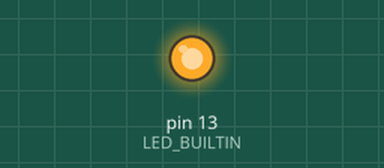
The program below on a simulated Arduino Nano, built with avr-gcc and run on an emulated ATmega328P. On the bench: output pins drawn as LEDs (lit = HIGH).

Above: at 0.15 s.
At 5.4 s:
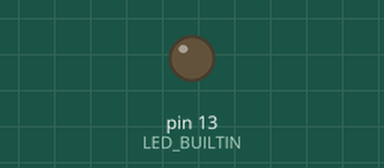
Timing chart, 0 to 6.9 s (numbered marks = the images above):
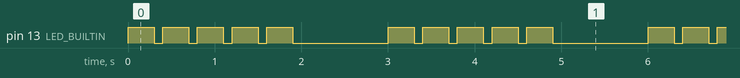

Measured:
- by itself, pin 13 (LED_BUILTIN): repeats every 3.0 s: 4 × (LOW 0.10 s, HIGH 0.30 s), LOW 1.1 s, HIGH 0.30 s
- by itself, everything shown: repeats every 3.0 s, in 10 steps

The program:

main.cpp
```cpp
#include <Arduino.h>

void setup()
{
  pinMode(LED_BUILTIN, OUTPUT);
}

void blink(int duration, int interval, int loopCount)
{
  digitalWrite(LED_BUILTIN, LOW);
  for (int i = 0; i < loopCount; i++)
  {
    digitalWrite(LED_BUILTIN, HIGH);
    delay(duration);
    digitalWrite(LED_BUILTIN, LOW);
    delay(interval);
  }
}

void loop()
{
  blink(300, 100, 5);
  delay(1000);
}
```
